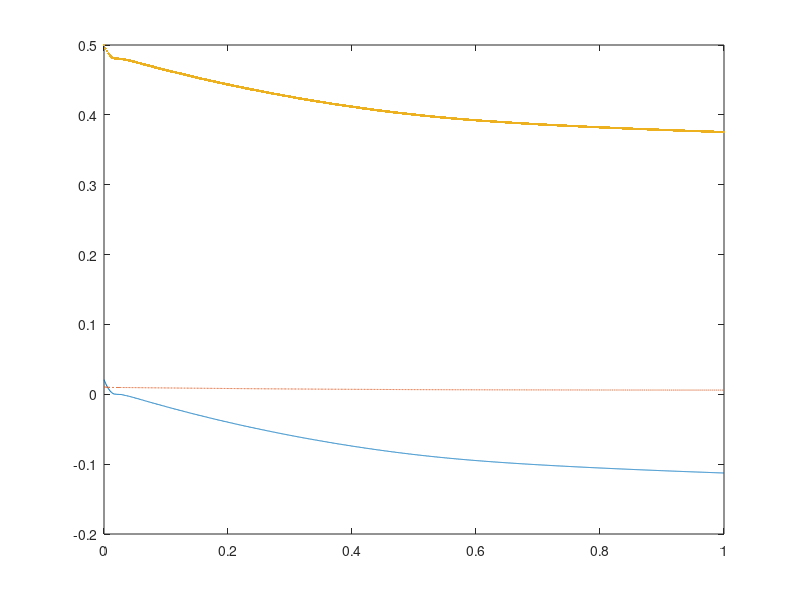

Source code (MATLAB):
 function my_ode()
 options = odeset('RelTol',1e-4,'AbsTol',[1e-4 1e-4 1e-5]);
 [T,C]   = ode45(@test,[0 1],[0.021 0.0105 0.5],options);
 plot(T,C(:,1),'-',T,C(:,2),'-.',T,C(:,3),'.')
 pause(0.01)
 end

 function dc = test(t,c)
 k1    = 55.2;
 k2    = 30.2;
 dc    = zeros(3,1);
 dc(1) = -k1*c(1)^(1/2)*c(2) - k2*c(3)*c(1)^(1/2);
 dc(2) = -k1*c(2)*c(1)^(1/2);
 dc(3) =  k1*c(2)*c(1)^(1/2) - k2*c(3)*c(1)^(1/2);
 end